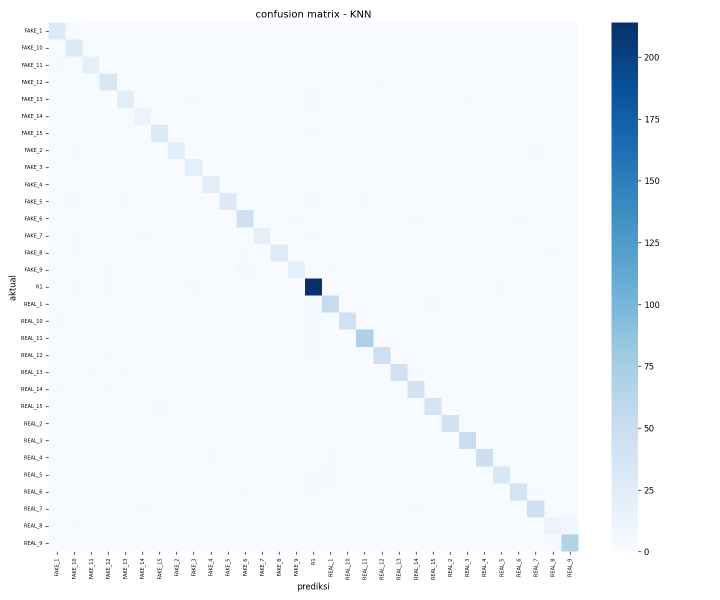
#> input picture docs/laporan/assets/confmat_KNN.png, 1440 x 1200 px (shown at 1/2 size)
$ python -i 04_report_assets.py   (imports and definitions only)   (older library calls are emulated)
#> lines starting #> are read from the running program, lines starting #| are printed output that depends on the picture
#> further down, picture is the input picture: shape (1200, 1440, 3); mean B, G, R 251.9, 247.7, 243.2
"""
Tahap 4: generate aset visual dan statistik untuk laporan
"""
import os
import json
from collections import defaultdict

import cv2
import numpy as np
import pandas as pd
import yaml
import matplotlib
# [1 line not run here, left out]
import matplotlib.pyplot as plt
import seaborn as sns
from PIL import Image, ImageDraw
from skimage.feature import hog

from sklearn.preprocessing import StandardScaler, LabelEncoder
from sklearn.neighbors import KNeighborsClassifier
from sklearn.naive_bayes import GaussianNB
from sklearn.svm import SVC
from sklearn.neural_network import MLPClassifier
from sklearn.ensemble import RandomForestClassifier
from sklearn.metrics import confusion_matrix

DATASET_DIR = os.path.join("data", "raw")
CLASSIFIED_DIR = os.path.join("data", "processed")
FEATURES_PATH = os.path.join("results", "features.csv")
REJECTED_LOG_PATH = os.path.join("results", "logs", "rejected_log.csv")
MANUAL_LOG_PATH = os.path.join("results", "logs", "manual_photo_log.csv")
ASSETS_DIR = os.path.join("docs", "laporan", "assets")
STATS_PATH = os.path.join("results", "logs", "laporan_stats.json")

BLUR_THRESHOLD = 50
MIN_SIZE = 25
SAMPLES_PER_CLASS = 2
THUMB_SIZE = (110, 110)

MODELS = {
    "KNN": KNeighborsClassifier(n_neighbors=5),
    "NaiveBayes": GaussianNB(),
    "SVM": SVC(kernel="rbf"),
    "MLP": MLPClassifier(hidden_layer_sizes=(128,), max_iter=500),
    "RandomForest": RandomForestClassifier(n_estimators=200),
}


# baca mapping kelas dari yaml
# [318 lines left out: functions load_class_names, parse_obb_line, denormalize_points, axis_aligned_crop, warp_crop_obb, check_quality and 13 more, not called in this run]


# render hog descriptor untuk satu citra
def render_hog(image):
    resized = cv2.resize(image, (128, 128))
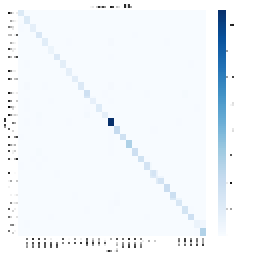
#> resized: shape (128, 128, 3) (shown 2 times larger); mean B, G, R 251.8, 247.8, 243.6
    gray = cv2.cvtColor(resized, cv2.COLOR_BGR2GRAY)
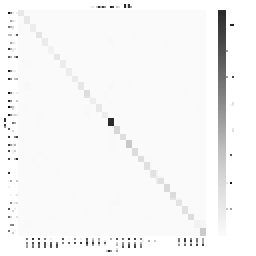
#> gray: shape (128, 128) (shown 2 times larger); min 10, max 255, mean 246.8
    _, hog_image = hog(
        gray,
        orientations=9,
        pixels_per_cell=(16, 16),
        cells_per_block=(2, 2),
        block_norm="L2-Hys",
        visualize=True,
        feature_vector=True,
    )
    return cv2.cvtColor(resized, cv2.COLOR_BGR2RGB), hog_image


# simpan visualisasi hog real vs fake berdampingan
# [150 lines left out: functions save_hog_comparison, compute_source_stats, main, not called in this run]


# [2 lines not run here, left out]

>>> import cv2
>>> picture = cv2.imread('../docs/laporan/assets/confmat_KNN.png')
>>> result = render_hog(picture)
